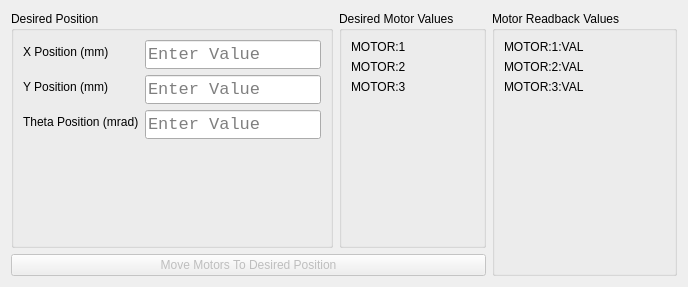
<?xml version="1.0" encoding="UTF-8"?>
<ui version="4.0">
 <class>Form</class>
 <widget class="QWidget" name="Form">
  <property name="geometry">
   <rect>
    <x>0</x>
    <y>0</y>
    <width>688</width>
    <height>287</height>
   </rect>
  </property>
  <property name="windowTitle">
   <string>Positioner Demo</string>
  </property>
  <layout class="QHBoxLayout" name="horizontalLayout_2">
   <item>
    <layout class="QVBoxLayout" name="verticalLayout">
     <item>
      <layout class="QHBoxLayout" name="horizontalLayout">
       <item>
        <widget class="QGroupBox" name="desGroupBox">
         <property name="title">
          <string>Desired Position</string>
         </property>
         <layout class="QFormLayout" name="formLayout">
          <item row="0" column="0">
           <widget class="QLabel" name="label">
            <property name="text">
             <string>X Position (mm)</string>
            </property>
           </widget>
          </item>
          <item row="0" column="1">
           <widget class="QLineEdit" name="xPosTextEntry">
            <property name="sizePolicy">
             <sizepolicy hsizetype="Preferred" vsizetype="Fixed">
              <horstretch>0</horstretch>
              <verstretch>0</verstretch>
             </sizepolicy>
            </property>
            <property name="minimumSize">
             <size>
              <width>80</width>
              <height>0</height>
             </size>
            </property>
            <property name="font">
             <font>
              <family>Monospace</family>
              <pointsize>13</pointsize>
              <stylestrategy>PreferDefault</stylestrategy>
             </font>
            </property>
            <property name="text">
             <string/>
            </property>
            <property name="placeholderText">
             <string>Enter Value</string>
            </property>
            <property name="channel" stdset="0">
             <string notr="true">MOTOR:1:VAL</string>
            </property>
           </widget>
          </item>
          <item row="1" column="0">
           <widget class="QLabel" name="label_2">
            <property name="text">
             <string>Y Position (mm)</string>
            </property>
           </widget>
          </item>
          <item row="1" column="1">
           <widget class="QLineEdit" name="yPosTextEntry">
            <property name="sizePolicy">
             <sizepolicy hsizetype="Preferred" vsizetype="Fixed">
              <horstretch>0</horstretch>
              <verstretch>0</verstretch>
             </sizepolicy>
            </property>
            <property name="font">
             <font>
              <family>Monospace</family>
              <pointsize>13</pointsize>
              <stylestrategy>PreferDefault</stylestrategy>
             </font>
            </property>
            <property name="text">
             <string/>
            </property>
            <property name="placeholderText">
             <string>Enter Value</string>
            </property>
            <property name="channel" stdset="0">
             <string notr="true">MOTOR:1:VAL</string>
            </property>
           </widget>
          </item>
          <item row="2" column="0">
           <widget class="QLabel" name="label_3">
            <property name="text">
             <string>Theta Position (mrad)</string>
            </property>
           </widget>
          </item>
          <item row="2" column="1">
           <widget class="QLineEdit" name="zPosTextEntry">
            <property name="sizePolicy">
             <sizepolicy hsizetype="Preferred" vsizetype="Fixed">
              <horstretch>0</horstretch>
              <verstretch>0</verstretch>
             </sizepolicy>
            </property>
            <property name="font">
             <font>
              <family>Monospace</family>
              <pointsize>13</pointsize>
              <stylestrategy>PreferDefault</stylestrategy>
             </font>
            </property>
            <property name="text">
             <string/>
            </property>
            <property name="placeholderText">
             <string>Enter Value</string>
            </property>
            <property name="channel" stdset="0">
             <string notr="true">MOTOR:1:VAL</string>
            </property>
           </widget>
          </item>
         </layout>
        </widget>
       </item>
       <item>
        <widget class="QGroupBox" name="groupBox">
         <property name="title">
          <string>Desired Motor Values </string>
         </property>
         <layout class="QFormLayout" name="formLayout_4">
          <item row="0" column="0">
           <widget class="QLabel" name="label_10">
            <property name="text">
             <string>MOTOR:1</string>
            </property>
           </widget>
          </item>
          <item row="0" column="1">
           <widget class="QLabel" name="motor1DesLabel">
            <property name="text">
             <string/>
            </property>
           </widget>
          </item>
          <item row="1" column="0">
           <widget class="QLabel" name="label_11">
            <property name="text">
             <string>MOTOR:2</string>
            </property>
           </widget>
          </item>
          <item row="1" column="1">
           <widget class="QLabel" name="motor2DesLabel">
            <property name="text">
             <string/>
            </property>
           </widget>
          </item>
          <item row="2" column="0">
           <widget class="QLabel" name="label_12">
            <property name="text">
             <string>MOTOR:3</string>
            </property>
           </widget>
          </item>
          <item row="2" column="1">
           <widget class="QLabel" name="motor3DesLabel">
            <property name="text">
             <string/>
            </property>
           </widget>
          </item>
         </layout>
        </widget>
       </item>
      </layout>
     </item>
     <item>
      <widget class="QPushButton" name="pushButton">
       <property name="enabled">
        <bool>false</bool>
       </property>
       <property name="sizePolicy">
        <sizepolicy hsizetype="Minimum" vsizetype="Fixed">
         <horstretch>0</horstretch>
         <verstretch>0</verstretch>
        </sizepolicy>
       </property>
       <property name="text">
        <string>Move Motors To Desired Position</string>
       </property>
      </widget>
     </item>
    </layout>
   </item>
   <item>
    <widget class="QGroupBox" name="desGroupBox_2">
     <property name="title">
      <string>Motor Readback Values</string>
     </property>
     <layout class="QFormLayout" name="formLayout_2">
      <item row="0" column="0">
       <widget class="QLabel" name="label_4">
        <property name="text">
         <string>MOTOR:1:VAL</string>
        </property>
       </widget>
      </item>
      <item row="1" column="0">
       <widget class="QLabel" name="label_5">
        <property name="text">
         <string>MOTOR:2:VAL</string>
        </property>
       </widget>
      </item>
      <item row="2" column="0">
       <widget class="QLabel" name="label_6">
        <property name="text">
         <string>MOTOR:3:VAL</string>
        </property>
       </widget>
      </item>
      <item row="0" column="1">
       <widget class="PyDMLabel" name="pydmLabel">
        <property name="toolTip">
         <string/>
        </property>
        <property name="whatsThis">
         <string>Displays the value from an EPICS PV.</string>
        </property>
        <property name="channel">
         <string>ca://MOTOR:1:VAL</string>
        </property>
        <property name="precision">
         <number>3</number>
        </property>
       </widget>
      </item>
      <item row="1" column="1">
       <widget class="PyDMLabel" name="pydmLabel_2">
        <property name="toolTip">
         <string/>
        </property>
        <property name="whatsThis">
         <string>Displays the value from an EPICS PV.</string>
        </property>
        <property name="channel">
         <string>ca://MOTOR:2:VAL</string>
        </property>
        <property name="precision">
         <number>3</number>
        </property>
       </widget>
      </item>
      <item row="2" column="1">
       <widget class="PyDMLabel" name="pydmLabel_3">
        <property name="toolTip">
         <string/>
        </property>
        <property name="whatsThis">
         <string>Displays the value from an EPICS PV.</string>
        </property>
        <property name="channel">
         <string>ca://MOTOR:3:VAL</string>
        </property>
        <property name="precision">
         <number>3</number>
        </property>
       </widget>
      </item>
     </layout>
    </widget>
   </item>
  </layout>
 </widget>
 <customwidgets>
  <customwidget>
   <class>PyDMLabel</class>
   <extends>QLabel</extends>
   <header>pydm.widgets.label</header>
  </customwidget>
 </customwidgets>
 <resources/>
 <connections/>
</ui>
